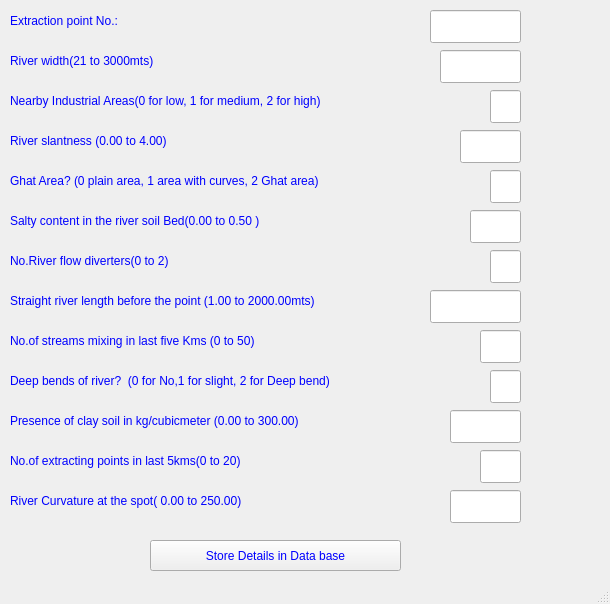
<?xml version="1.0" encoding="UTF-8"?>
<ui version="4.0">
 <class>MainWindow</class>
 <widget class="QMainWindow" name="MainWindow">
  <property name="geometry">
   <rect>
    <x>0</x>
    <y>0</y>
    <width>610</width>
    <height>604</height>
   </rect>
  </property>
  <property name="windowTitle">
   <string>Water Extraction Points</string>
  </property>
  <property name="styleSheet">
   <string notr="true">color: rgb(0, 0, 255);
font: 75 12pt &quot;MS Shell Dlg 2&quot;;</string>
  </property>
  <widget class="QWidget" name="centralwidget">
   <widget class="QPushButton" name="pushButton">
    <property name="geometry">
     <rect>
      <x>150</x>
      <y>540</y>
      <width>251</width>
      <height>31</height>
     </rect>
    </property>
    <property name="text">
     <string>Store Details in Data base</string>
    </property>
   </widget>
   <widget class="QLineEdit" name="lineEdit_4">
    <property name="geometry">
     <rect>
      <x>430</x>
      <y>290</y>
      <width>91</width>
      <height>33</height>
     </rect>
    </property>
   </widget>
   <widget class="QLabel" name="label_4">
    <property name="geometry">
     <rect>
      <x>10</x>
      <y>290</y>
      <width>421</width>
      <height>21</height>
     </rect>
    </property>
    <property name="text">
     <string>Straight river length before the point (1.00 to 2000.00mts)</string>
    </property>
   </widget>
   <widget class="QLineEdit" name="lineEdit_5">
    <property name="geometry">
     <rect>
      <x>480</x>
      <y>330</y>
      <width>41</width>
      <height>33</height>
     </rect>
    </property>
   </widget>
   <widget class="QLineEdit" name="lineEdit_6">
    <property name="geometry">
     <rect>
      <x>450</x>
      <y>490</y>
      <width>71</width>
      <height>33</height>
     </rect>
    </property>
   </widget>
   <widget class="QLabel" name="label_6">
    <property name="geometry">
     <rect>
      <x>10</x>
      <y>330</y>
      <width>451</width>
      <height>21</height>
     </rect>
    </property>
    <property name="text">
     <string>No.of streams mixing in last five Kms (0 to 50)</string>
    </property>
   </widget>
   <widget class="QLabel" name="label_7">
    <property name="geometry">
     <rect>
      <x>10</x>
      <y>490</y>
      <width>321</width>
      <height>21</height>
     </rect>
    </property>
    <property name="text">
     <string>River Curvature at the spot( 0.00 to 250.00)</string>
    </property>
   </widget>
   <widget class="QLabel" name="label_5">
    <property name="geometry">
     <rect>
      <x>10</x>
      <y>10</y>
      <width>161</width>
      <height>21</height>
     </rect>
    </property>
    <property name="text">
     <string>Extraction point No.:</string>
    </property>
   </widget>
   <widget class="QLineEdit" name="lineEdit_9">
    <property name="geometry">
     <rect>
      <x>430</x>
      <y>10</y>
      <width>91</width>
      <height>33</height>
     </rect>
    </property>
   </widget>
   <widget class="QLineEdit" name="lineEdit_7">
    <property name="geometry">
     <rect>
      <x>490</x>
      <y>370</y>
      <width>31</width>
      <height>33</height>
     </rect>
    </property>
   </widget>
   <widget class="QLabel" name="label_8">
    <property name="geometry">
     <rect>
      <x>10</x>
      <y>370</y>
      <width>441</width>
      <height>21</height>
     </rect>
    </property>
    <property name="text">
     <string>Deep bends of river?  (0 for No,1 for slight, 2 for Deep bend)</string>
    </property>
   </widget>
   <widget class="QLineEdit" name="lineEdit_8">
    <property name="geometry">
     <rect>
      <x>460</x>
      <y>130</y>
      <width>61</width>
      <height>33</height>
     </rect>
    </property>
   </widget>
   <widget class="QLabel" name="label_9">
    <property name="geometry">
     <rect>
      <x>10</x>
      <y>130</y>
      <width>381</width>
      <height>21</height>
     </rect>
    </property>
    <property name="text">
     <string>River slantness (0.00 to 4.00)</string>
    </property>
   </widget>
   <widget class="QLineEdit" name="lineEdit_10">
    <property name="geometry">
     <rect>
      <x>440</x>
      <y>50</y>
      <width>81</width>
      <height>33</height>
     </rect>
    </property>
   </widget>
   <widget class="QLabel" name="label_10">
    <property name="geometry">
     <rect>
      <x>10</x>
      <y>170</y>
      <width>451</width>
      <height>21</height>
     </rect>
    </property>
    <property name="text">
     <string>Ghat Area? (0 plain area, 1 area with curves, 2 Ghat area)</string>
    </property>
   </widget>
   <widget class="QLineEdit" name="lineEdit_11">
    <property name="geometry">
     <rect>
      <x>490</x>
      <y>170</y>
      <width>31</width>
      <height>33</height>
     </rect>
    </property>
   </widget>
   <widget class="QLabel" name="label_11">
    <property name="geometry">
     <rect>
      <x>10</x>
      <y>50</y>
      <width>381</width>
      <height>21</height>
     </rect>
    </property>
    <property name="text">
     <string>River width(21 to 3000mts)</string>
    </property>
   </widget>
   <widget class="QLabel" name="label_12">
    <property name="geometry">
     <rect>
      <x>10</x>
      <y>90</y>
      <width>441</width>
      <height>21</height>
     </rect>
    </property>
    <property name="text">
     <string>Nearby Industrial Areas(0 for low, 1 for medium, 2 for high)</string>
    </property>
   </widget>
   <widget class="QLineEdit" name="lineEdit_12">
    <property name="geometry">
     <rect>
      <x>490</x>
      <y>90</y>
      <width>31</width>
      <height>33</height>
     </rect>
    </property>
   </widget>
   <widget class="QLineEdit" name="lineEdit_13">
    <property name="geometry">
     <rect>
      <x>450</x>
      <y>410</y>
      <width>71</width>
      <height>33</height>
     </rect>
    </property>
   </widget>
   <widget class="QLineEdit" name="lineEdit_14">
    <property name="geometry">
     <rect>
      <x>480</x>
      <y>450</y>
      <width>41</width>
      <height>33</height>
     </rect>
    </property>
   </widget>
   <widget class="QLineEdit" name="lineEdit_15">
    <property name="geometry">
     <rect>
      <x>490</x>
      <y>250</y>
      <width>31</width>
      <height>33</height>
     </rect>
    </property>
   </widget>
   <widget class="QLabel" name="label_13">
    <property name="geometry">
     <rect>
      <x>10</x>
      <y>210</y>
      <width>451</width>
      <height>21</height>
     </rect>
    </property>
    <property name="text">
     <string>Salty content in the river soil Bed(0.00 to 0.50 )</string>
    </property>
   </widget>
   <widget class="QLabel" name="label_14">
    <property name="geometry">
     <rect>
      <x>10</x>
      <y>410</y>
      <width>401</width>
      <height>21</height>
     </rect>
    </property>
    <property name="text">
     <string>Presence of clay soil in kg/cubicmeter (0.00 to 300.00)</string>
    </property>
   </widget>
   <widget class="QLabel" name="label_15">
    <property name="geometry">
     <rect>
      <x>10</x>
      <y>450</y>
      <width>381</width>
      <height>21</height>
     </rect>
    </property>
    <property name="text">
     <string>No.of extracting points in last 5kms(0 to 20)</string>
    </property>
   </widget>
   <widget class="QLabel" name="label_16">
    <property name="geometry">
     <rect>
      <x>10</x>
      <y>250</y>
      <width>381</width>
      <height>21</height>
     </rect>
    </property>
    <property name="text">
     <string>No.River flow diverters(0 to 2)</string>
    </property>
   </widget>
   <widget class="QLineEdit" name="lineEdit_16">
    <property name="geometry">
     <rect>
      <x>470</x>
      <y>210</y>
      <width>51</width>
      <height>33</height>
     </rect>
    </property>
   </widget>
  </widget>
  <widget class="QStatusBar" name="statusbar"/>
 </widget>
 <resources/>
 <connections/>
</ui>
